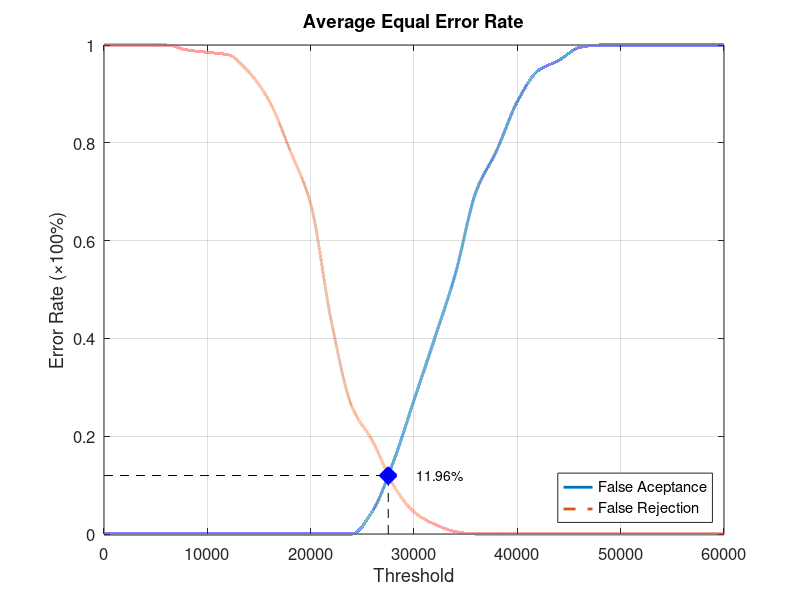
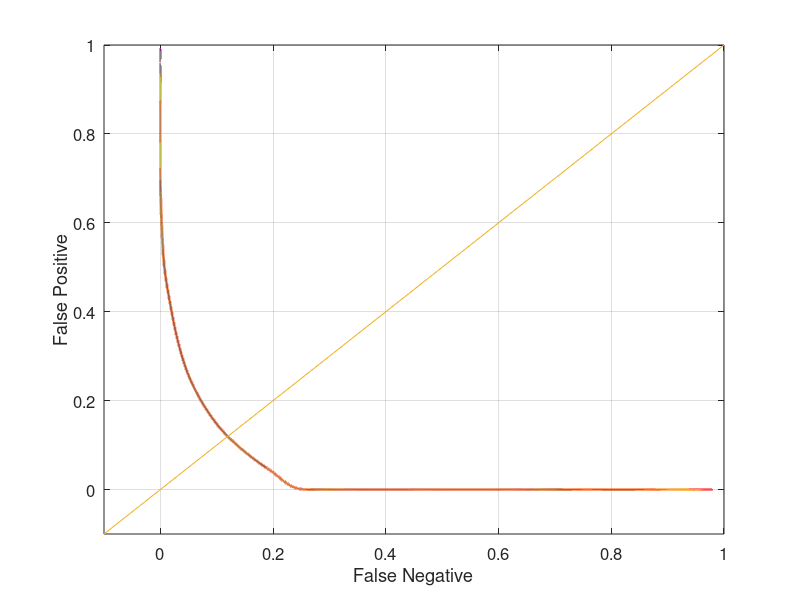

Reproduce these figures in MATLAB, in order.
function yEER = Database1_2
close all;
clear;
clc;
x = 0:2000:60000;
xq = 0:0.5:60000;

y0 = [0 0 0 0 0 0 0 0 0 0 0 0 0 0.0473684 0.147368 0.273684 0.4 0.531579 0.7 0.784211 0.884211 0.947368 0.968421 0.994737 1 1 1 1 1 1 1];
yy0 = interp1(x, y0, xq, 'pchip');
y1 = [1 1 1 1 0.99 0.985 0.98 0.945 0.885 0.785 0.675 0.435 0.26 0.19 0.1 0.045 0.02 0.005 0 0 0 0 0 0 0 0 0 0 0 0 0];
yy1 = interp1(x, y1, xq, 'pchip');

% Calculating EER: 
y2 = abs(y0 - y1);
find(y2 == min(y2))
yy2 = abs(yy0 - yy1);
xEER = find(yy2 == min(yy2));
xEERIndex = xq(xEER) % X-axis EER
yEER = yy0(xEER) % Y-axis EER

main = figure
plot(xq, yy0,'-','LineWidth', 2);	hold on
plot(xq, yy1,'--','LineWidth', 2);	hold on
plot([xEERIndex xEERIndex], [0 yEER], 'k--');	hold on
plot([0 xEERIndex], [yEER yEER], 'k--');	hold on
plot(xEERIndex, yEER, 'bx', 'LineWidth', 10);	hold on
text(xEERIndex + 10 * xEERIndex / 100, yEER, [num2str(round((10000 * yEER)) / 100) '%'])
legend('False Aceptance', 'False Rejection', 'Location', 'SouthEast')
xlabel('Threshold')
ylabel('Error Rate (\times100%)')
title('Average Equal Error Rate')
set(gca, 'FontSize', 12)
axis([0 60000 0 1])
grid on

print(main, 'Database1_2Main', '-dpng');
FNRxFPR = figure('Color', [1 1 1]);
plot(yy1, yy0, '-', yy1, yy0, 'LineWidth', 2);
hold on
y = -0.1:0.1:1
plot(y, y); 
set(gca, 'FontSize', 12)
xlabel('False Negative')
ylabel('False Positive')
axis([-0.1 1 -0.1 1])
set(gca, 'FontSize', 12)
grid on

print(FNRxFPR, 'Database1_2FNRxFPR','-dpng');
end
